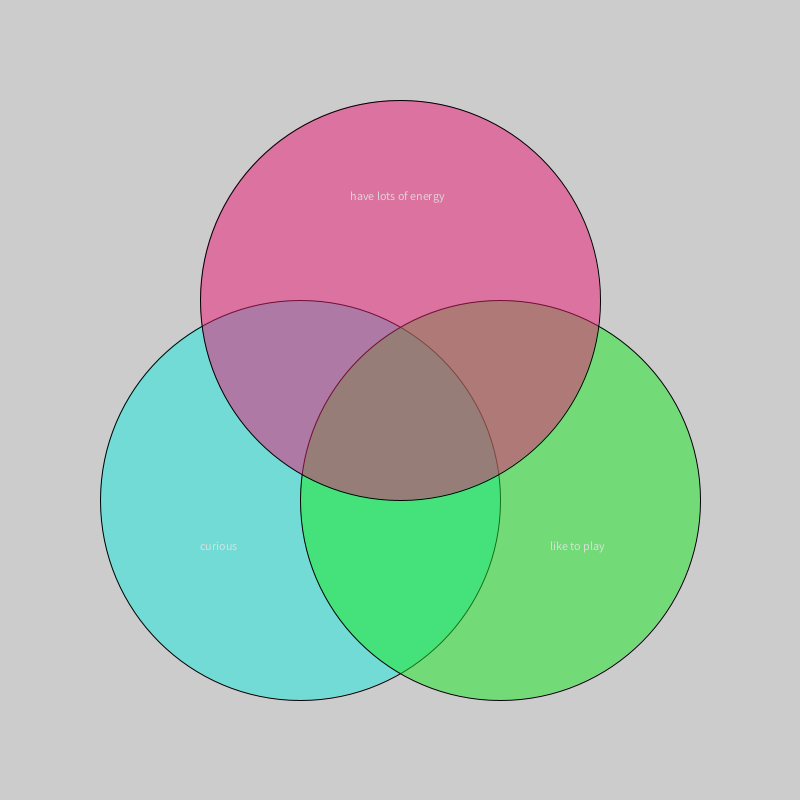
Frame 1 (no input)
Frame 60 (the mouse pressed at the canvas centre just before this capture): identical to frame 1, image omitted
Frame 120 (the mouse held since frame 60 and released just before this capture): identical to frame 1, image omitted

The Processing sketch that drew this single still picture (run headless with seeded random() and noise(); from frame 60 on, the mouse is pressed at the canvas centre):

// Processing sketch: sketch_171014e
// ── sketch_171014e.pde
void setup(){
  size(800,800);
  fill(24,234,222,128);
  ellipse(300,500,400,400);
  fill(24,234,35,128);
  ellipse(500,500,400,400);
  fill(234,24,115,128);
  ellipse(400,300,400,400);
  fill(225,225,225,225);
  text("have lots of energy",350,200);
  text("curious",200,550);
  text("like to play",550,550);
  
  
  
  
  
  
  
  
  
  
  
}

void draw(){
  
  
  
  
  
  
  
  
  
  
  
  
  
  
}
